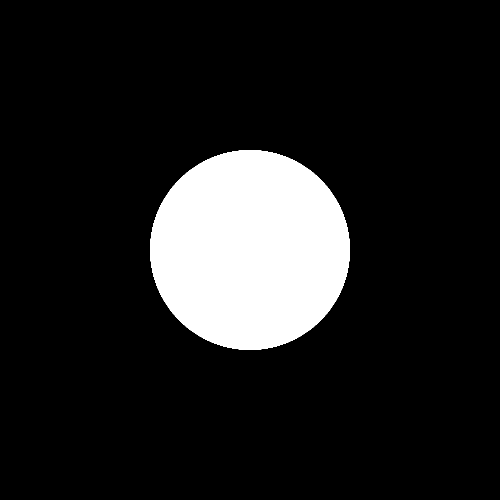
#> input picture jupyter/data/aperture.tiff, 1000 x 1000 px, given in place of 100pApIdealHIGHRESintensity.tif, which was not available (shown at 1/2 size)
$ python plotIntensity.py
#> lines starting #> are read from the running program, lines starting #| are printed output that depends on the picture; pictures that were not available may be replaced by others from this repository, and a replacement may not be noted
### simulations/fullBeamPolarisation3/interferenceGratingModelsJK.py
#!/usr/bin/env python3
# -*- coding: utf-8 -*-
"""
Created on Sat Aug 29 12:40:25 2020


This is intended to be a library of methods for analysing the properties
of interference gratings and interference patterns.  It is under development and
mostly untested  — use with caution!

@author: gvanriessen
"""


import numpy as np
from numpy import sin, cos, exp, pi, sqrt, square
from scipy.signal import periodogram
from scipy.fftpack import fft, ifft, fftfreq
from scipy.signal import find_peaks, peak_widths
from findiff import FinDiff
from itertools import chain, zip_longest
import matplotlib.pyplot as plt
import numpy as np
from scipy.signal import argrelextrema
from scipy.ndimage import gaussian_filter

'''

    We are interested in MTF of the optical system, which may be calculated as
    contrast as a function of frequency.

    Start here with methods to define contrast'

'''


# [486 lines left out: functions getPhaseGradient, gauss1D, lineProfile, profilePeaks, findPeaks, getImageData and 6 more, not called in this run]


def correlationCoefficient(A, expected):
    return np.corrcoef(A,expected)[1,0]


# [9 lines left out: function fidelity, not called in this run]


def interferenceIntensityTMTM(x,k,theta,A = 1.0):
    '''
    Generate intensity profile for interfernce between TM polarised beams from
    a pair of diffraction gratings.  Based on

    X Wang et al, Proceedings Volume 10809, International Conference on Extreme Ultraviolet
    Lithography 2018; 108091Z (2018) https://doi.org/10.1117/12.2501949

    For two TM polarized beams, the electric field is parallel to the incident plane
    and can be decomposed in the x and z directions regarding incident angle. In this
    case, assuming 0 initial phases, equal amplitudes A, with the azimuthal angles
    ϕ1 = 0°, ϕ2 = 180° and polarization angles ψ1 = 0°, ψ2 = 0°, the electric fields
    are:

      E1 = A*exp(i*(k*x*np.sin(theta) - k*x*cos(theta )))
      E2 = A*exp(i*(-k*x*np.sin(theta) - k*x*cos(theta )))

    The polarisation vectors are :

      p1 = cos(theta)*y*iv+sin(tehta)*z*kv
      p2 = cos(theta)*y*iv-sin(tehta)*z*kv

    where iv, jv, kv is unit vector in x direction (i,j,k notation)
    '''
    I = 2.*square(A) + 2.*square(A) * cos(2.*k*x*sin(theta))*cos(2.*theta)

    return I


# [32 lines left out: functions interferenceIntensityTETE, interferenceIntensityTMTE, not called in this run]


def interferenceIntensity(x,k,theta, A = 1.0, gamma=0, polarisationModes=('TM','TM')):

    if (polarisationModes[0] == 'TE' and polarisationModes[1] == 'TE'):
        I = interferenceIntensityTETE(x,k,theta,A)

    if (polarisationModes[0] == 'TM' and polarisationModes[1] == 'TM'):
        I = interferenceIntensityTMTM(x,k,theta,A)

    if ((polarisationModes[0] == 'TE' and polarisationModes[1] == 'TM') \
       or (polarisationModes[0] == 'TM' and polarisationModes[1] == 'TE')):
        I = interferenceIntensityTMTE(x,k,theta,gamma,A)
    return I


# [932 lines left out: functions whiteNoise, test_models, test, testGaussFit, testTETMContrast, not called in this run]


# [3 lines that do not run on import are left out]
    # test_models()
    # testGaussFit()
#    testTETMContrast()


### simulations/correctedAngle_blockDiffraction/plotIntensity.py
#!/usr/bin/env python3
# -*- coding: utf-8 -*-
"""
Created on Sat Oct 16 17:07:48 2021

@author: jerome
"""

import tifffile
import numpy as np
import matplotlib.pyplot as plt
import interferenceGratingModelsJK as interferenceGratingModelsJK
import interferenceGratingModels as interferenceGratingModels


def round_sig(x, sig=2):
    from math import log10, floor
    if x != 0:
        return round(x, sig-int(floor(log10(abs(x))))-1)
    else:
        return x

dirPath = '/user/home/opt/xl/xl/experiments/correctedWBS_blockdiffraction/data/'
savePath = '/home/jerome/Documents/MASTERS/Figures/plots/roughness/'
order = range(0,15)
cY = [2,2,2,2,2,4,4,4,4,4,6,6,6,6,6,8,8,8,8,8,10,10,10,10,10]
sigma = [0.5,1.0,1.5,2.0,2.5,0.5,1.0,1.5,2.0,2.5,0.5,1.0,1.5,2.0,2.5,0.5,1.0,1.5,2.0,2.5,0.5,1.0,1.5,2.0,2.5]
files = ['100pApIdealHIGHRES/100pApIdealHIGHRESintensity.tif', '100pBlockIdealHIGHRES/100pBlockIdealHIGHRESintensity.tif','aerialImage/aerialImageintensity.tif']


labels =  ['Single Aperture', 'Photon Block Mask Layer', 'Two-Grating Mask Model']

legendTitle = None

# Specify analysis - turn plotting on and off
show = True                          # show initial tiffs and entire profiles
plotTogether = True                   # plot aerial image profiles together
contrast = False                       # compute contrast metrics
normalise = True                      # normalise profiles when plotting together
subtractAperture = False               # subtract intensity from aperture
plotFromEq = False                      # plot ideal intensity from equation
split = False                           # split into groups by correlation length (for ploting all aerial images together)
twoD = False                           # calculate two-dimensional contrast (still in development)
save = False                           # save plots to savePath

N = 1000                            # number of pixels to take for line profile  - 1200 for roughness aerial images
n = 40                             # number of pixels to average over for line profile - 15 for roughness aerial images
plotRange = 2000                       # range of aerial image plot in nm

# res and middle pixels of images
res =   [(4.866184683582012e-09, 1.563504600299547e-07),(4.866088237662678e-09, 1.561482863811858e-07),(2.5182637683019347e-09, 1.113721350329607e-07)]

mid =   [(392,22540-2485),(392, 25025-4907),(196, 12257)]


pitch = 100e-9

# read from files - create profiles and images of sampled range
try:
    tiffs = [tifffile.imread(dirPath + f) for f in files]
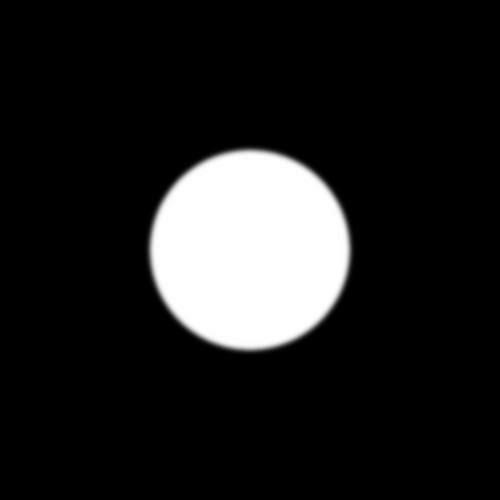
#> input picture jupyter/data/smoothed_aperture.tiff, 1000 x 1000 px, given in place of 100pBlockIdealHIGHRESintensity.tif, which was not available (shown at 1/2 size)
#> tiffs = 3 items
except FileNotFoundError:
    tiffs = [tifffile.imread(f) for f in files]
images = [t[m[0]-n:m[0]+n,m[1]-N:m[1]+N] for t, m in zip(tiffs,mid)]
#> images = [empty array, empty array, empty array]
profiles = [i.mean(0) for i in images] #[t[m[0]-n:m[0]+n,m[1]-N:m[1]+N] for t, m in zip(tiffs,mid)]
#> profiles = [empty array, empty array, empty array]
xP = [np.linspace(-N*r[0], N*r[0],2*N) for r in res]
yP = [np.linspace(-n*r[1], n*r[1],2*n) for r in res]

#idealTif = tifffile.imread(dirPath + 'ideal/idealintensity.tif')
#idealImage = idealTif[mid[0][0]-n:mid[0][0]+n,mid[0][1]-N:mid[0][1]+N]

''' define interference grating parameters'''
wl = 6.710553853647976e-9 # wavelength in m

# Amplitude of both beams (assumed equal)
A = 0.12e5 # 0.37e5 #0.3e5  # this may be scaled to  match simulated intensity
k = 2*np.pi/wl
m = 1 # order of diffracted beams from each grating
d = 100e-9 #24e-9 #100e-9 # grating spacing
# angle between the beams from each grating
theta = np.arcsin( m *wl/d)
IP = interferenceGratingModelsJK.interferenceIntensity(xP[0],k,theta,A=A)
I2d = np.tile(IP,(2*n,1))

fig, axs = plt.subplots(1,2)
axs[0].imshow(images[0],aspect='auto')
axs[1].imshow(I2d,aspect='auto')

print("Range of aerial image profile (h) [m]: ", np.max(xP[0])-np.min(xP[0]))
print("Range of aerial image profile (v) [m]: ", np.max(yP[0])-np.min(yP[0]))
# print(len(tiffs))
# print(len(profiles))
# print(len(labels))

if show:
    if len(tiffs) == 1:
        plt.imshow(tiffs[0], aspect ='auto')
        plt.show()

        plt.imshow(images[0], aspect = 'auto')
        plt.show()

        plt.plot(profiles[0], label=labels[0])
        plt.legend()
        plt.ylabel('Intensity [ph/s/.1%bw/mm$^2$]')
        plt.xlabel('Position [nm]')
        plt.show
    else:
        fig, axs = plt.subplots(int(len(tiffs)),1)
        for i in range(len(tiffs)):
            axs[i].imshow(tiffs[i], aspect=5)
            axs[i].set_title(labels[i])
#> this loop made 3 passes
        axs[int(len(tiffs)/2)].set_ylabel('y-position [pixels]')
        axs[len(tiffs)-1].set_xlabel('x-position [pixels]')
        fig.tight_layout()
        plt.show()
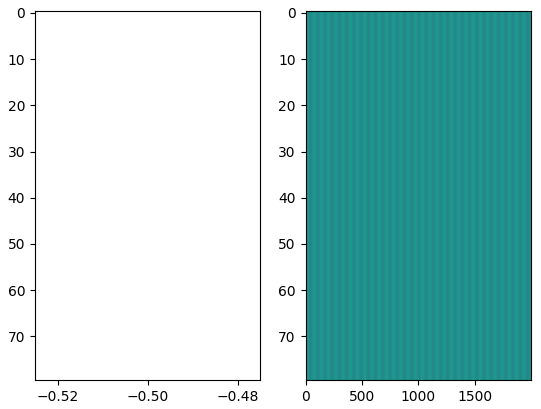
#> figure drawn by matplotlib, 2 panels
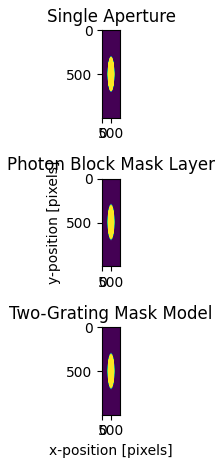
#> figure drawn by matplotlib, 3 panels

        fig, axs = plt.subplots(int(len(tiffs)),1)
        for i in range(len(tiffs)):
            axs[i].imshow(images[i], aspect=15)
            # axs[i].set_title(labels[i])
            axs[i].set_xticklabels([round_sig(np.max(xP[i])*x*1e9) for x in [0,-1, -3/5,-1/5,1/5,3/5,1]])
            axs[i].set_yticklabels([round_sig(np.max(yP[i])*y*1e9) for y in [0,-1, -2/5,2/5,1]])
        axs[int(len(tiffs)/2)].set_ylabel('y-position [nm]')
        axs[len(tiffs)-1].set_xlabel('x-position [nm]')
        fig.tight_layout()
        if save:
            plt.savefig(savePath + '2daerialImageAperture.pdf')
            plt.savefig(savePath + '2daerialImageAperture.png', dpi=2000)
        else:
            pass
        plt.show()
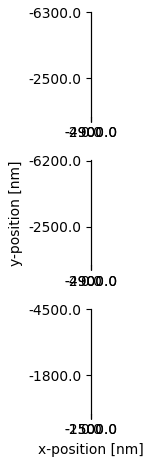
#> figure drawn by matplotlib, 3 panels

        fig, axs = plt.subplots(int(len(tiffs)),1)
        for i in range(len(tiffs)):
#> (the run stopped early here; a loop or call above may not have finished)
